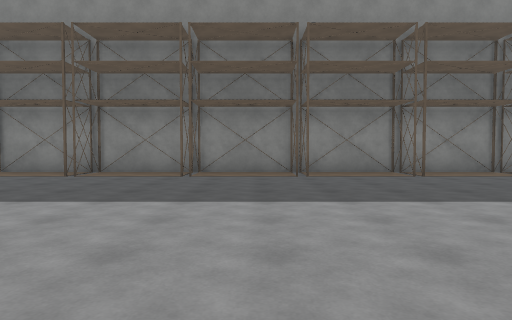
[1] (above)

24 first-person views from a walk through a scene from a Unity 3-D project. The camera is 1.3 m above the floor, tilts 2° down and sees 75° across. The floor is counted in squares, 2 m on a side. Each view is taken from the middle of a square. On the plan, view 1 faces up. The plan holds only what a view shows up to about 10 squares ahead; the rest is blank. The player is left out. Some surface patterns are stand-ins.

[2]
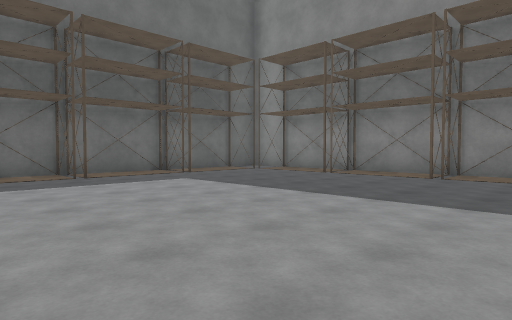

[3]
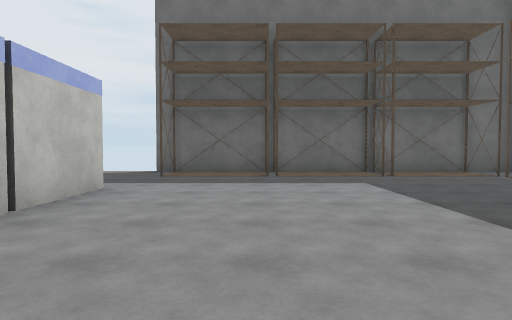

[4]
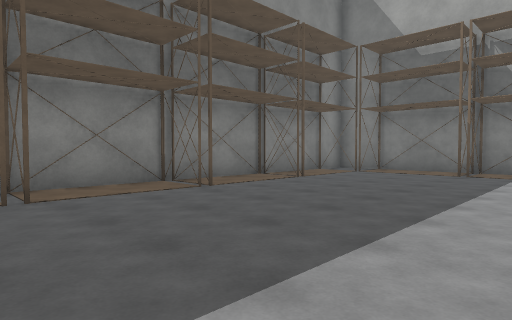

[5]
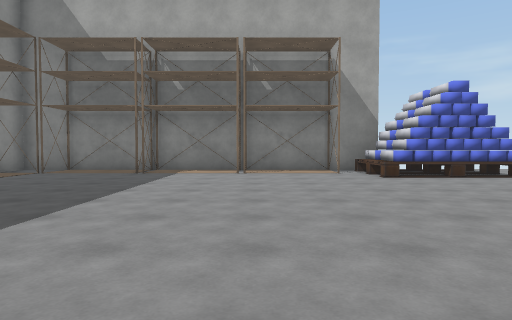

[6]
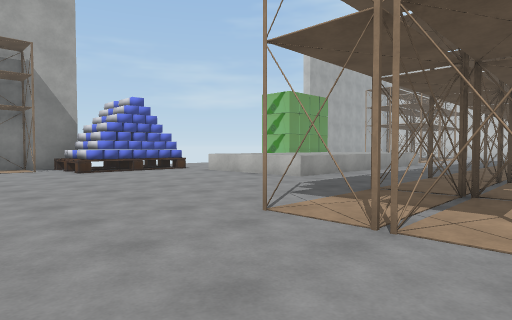

[7]
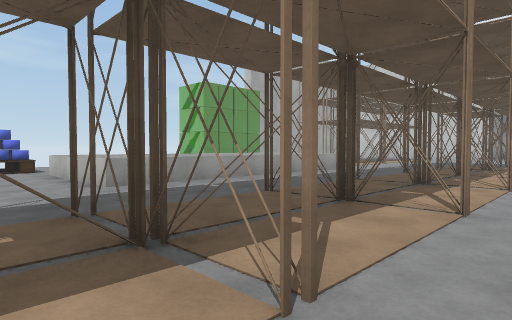

[8]
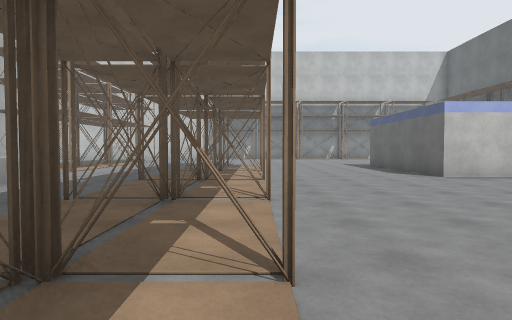

[9]
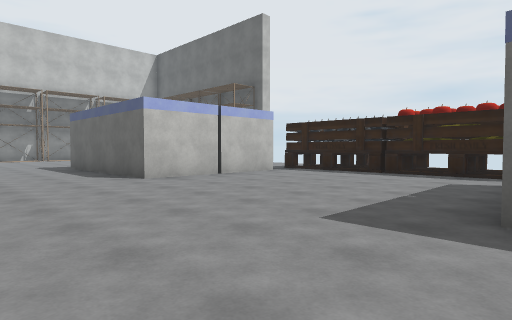

[10]
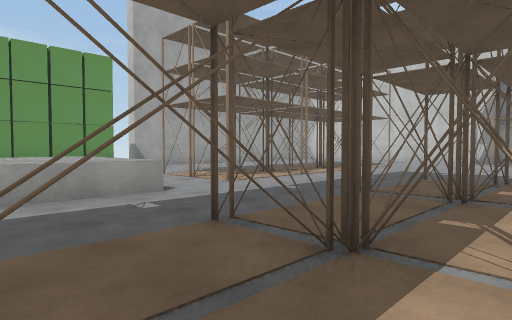

[11]
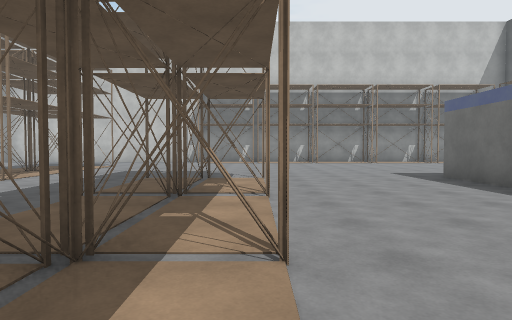

[12]
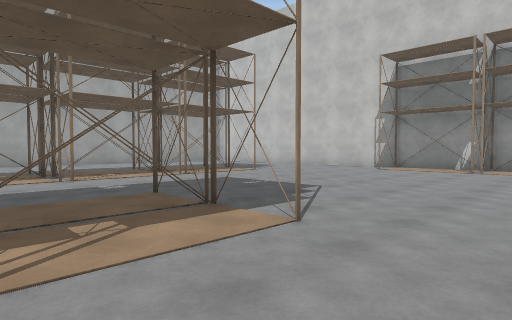

[13]
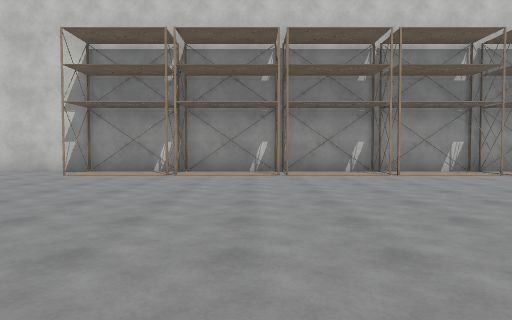

[14]
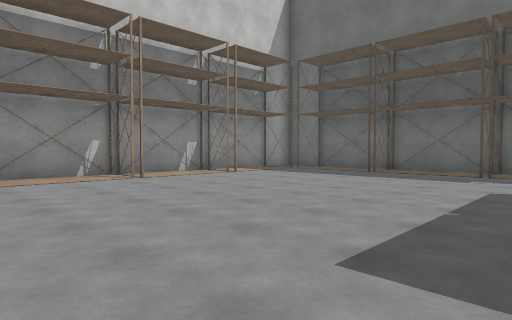

[15]
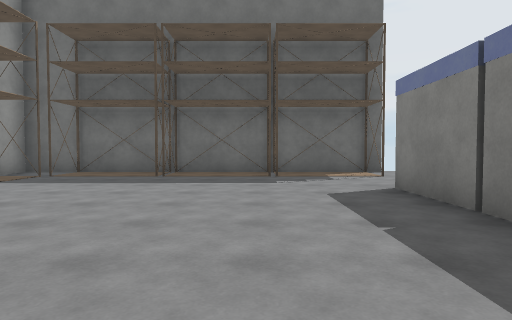

[16]
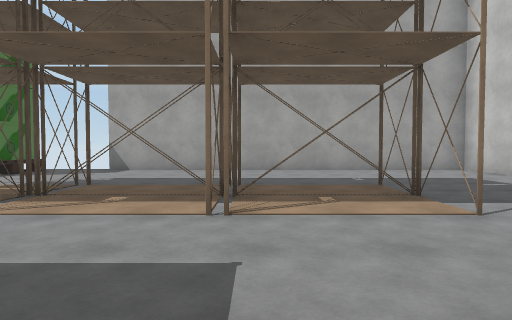

[17]
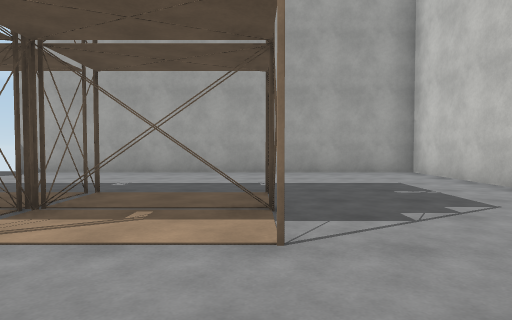

[18]
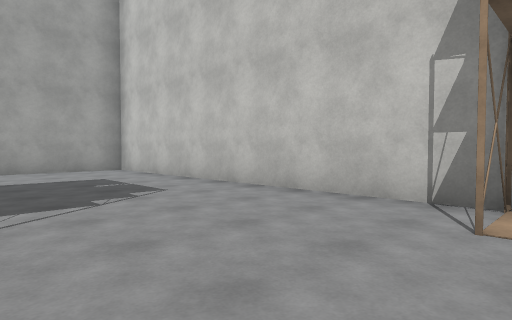

[19]
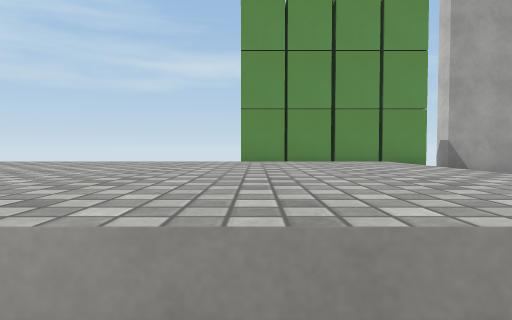

[20]
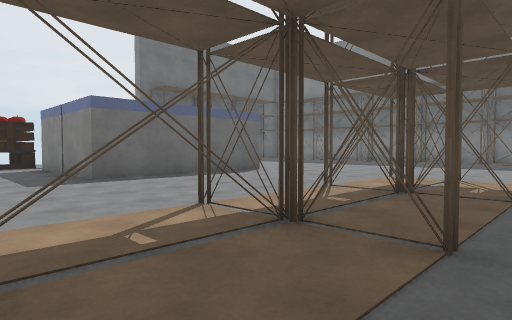

[21]
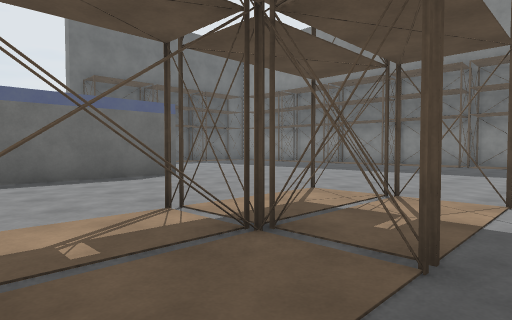

[22]
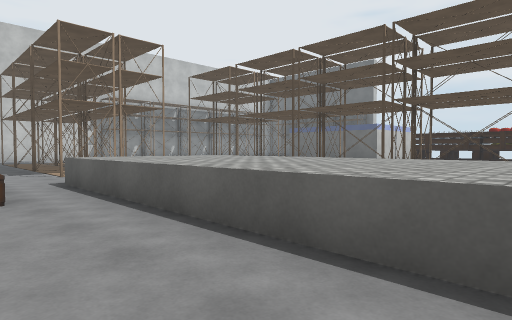

[23]
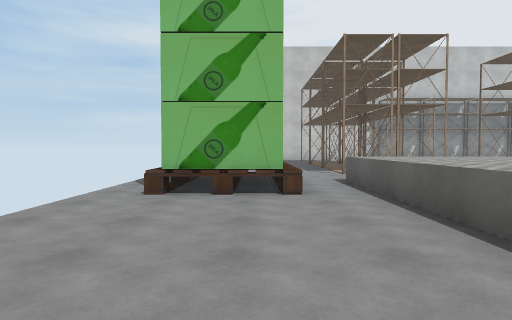

[24]
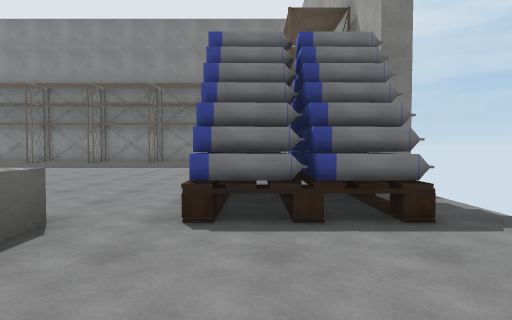

### Floor plan
Key: @ floor where view 1 was taken; # wall or solid block; x gap in a wall; . floor; ^ raised ledge; O other object.
Columns run from 11 left of view 1 to 14 right of it. Each row starts with its distance up from view 1.
  9 #  O#O#######O##O####O###
  8 #O .O..O.O  O  O.O..O..O#
  7 #.......................#
  6 #.......................O
  5 #O.....................O#
  4 #.......................O
  3 #.......................#
  2 #O.....................O#
  1 #.......................O
  0 #O.........@...........O#
 -1 ....####....OOO.......OO#
 -2 ..     #.....O........O O
 -3        #....OOO.......OOO
 -4        #.....O........OO.
 -5     ####.....O...^^^^....
 -6   O.........OOO..^^^^...
 -7   O..........O...^^^^....
 -8   O.........OOO..^^^^....
 -9    ..........O...^^^^....
-10    ..........O...^^^^.OO.
-11    .........OOO..^^^^.OO.
-12     ####.....O........OO.
-13        #.....O........OO.
-14        #....OOO...OO.....
-15        #.....O.....O....##
-16 #O..####....OOO...OO....#
-17 #................. O....#
-18 #................. O....#
-19 #O................OO....#
-20 #..................O....#
-21 #O................OO....#
-22 #.......................#
-23 O.......................#
-24 #O..O..O.O..O..O........#
-25 #O  x  O    O  .........#
-26    ######################

Where each view was taken, in squares from view 1:
view 1: 0 up, 0 right, facing up
view 2: 0 up, 2 left, facing up-left
view 3: 2 up, 2 left, facing left
view 4: 3 up, 3 right, facing up-right
view 5: 2 up, 3 right, facing right
view 6: 2 up, 1 right, facing down-right
view 7: 2 down, 0 right, facing down-right
view 8: 4 down, 1 right, facing down
view 9: 5 down, 0 right, facing down-left
view 10: 9 down, 1 right, facing down-right
view 11: 9 down, 1 right, facing down
view 12: 14 down, 1 left, facing down-right
view 13: 16 down, 1 left, facing down
view 14: 17 down, 1 left, facing down-left
view 15: 19 down, 2 left, facing left
view 16: 19 down, 3 right, facing right
view 17: 21 down, 4 right, facing right
view 18: 21 down, 3 right, facing down-right
view 19: 10 down, 5 right, facing right
view 20: 8 down, 4 right, facing up-left
view 21: 5 down, 4 right, facing up-left
view 22: 5 down, 11 right, facing down-left
view 23: 5 down, 11 right, facing down
view 24: 7 down, 11 right, facing up
